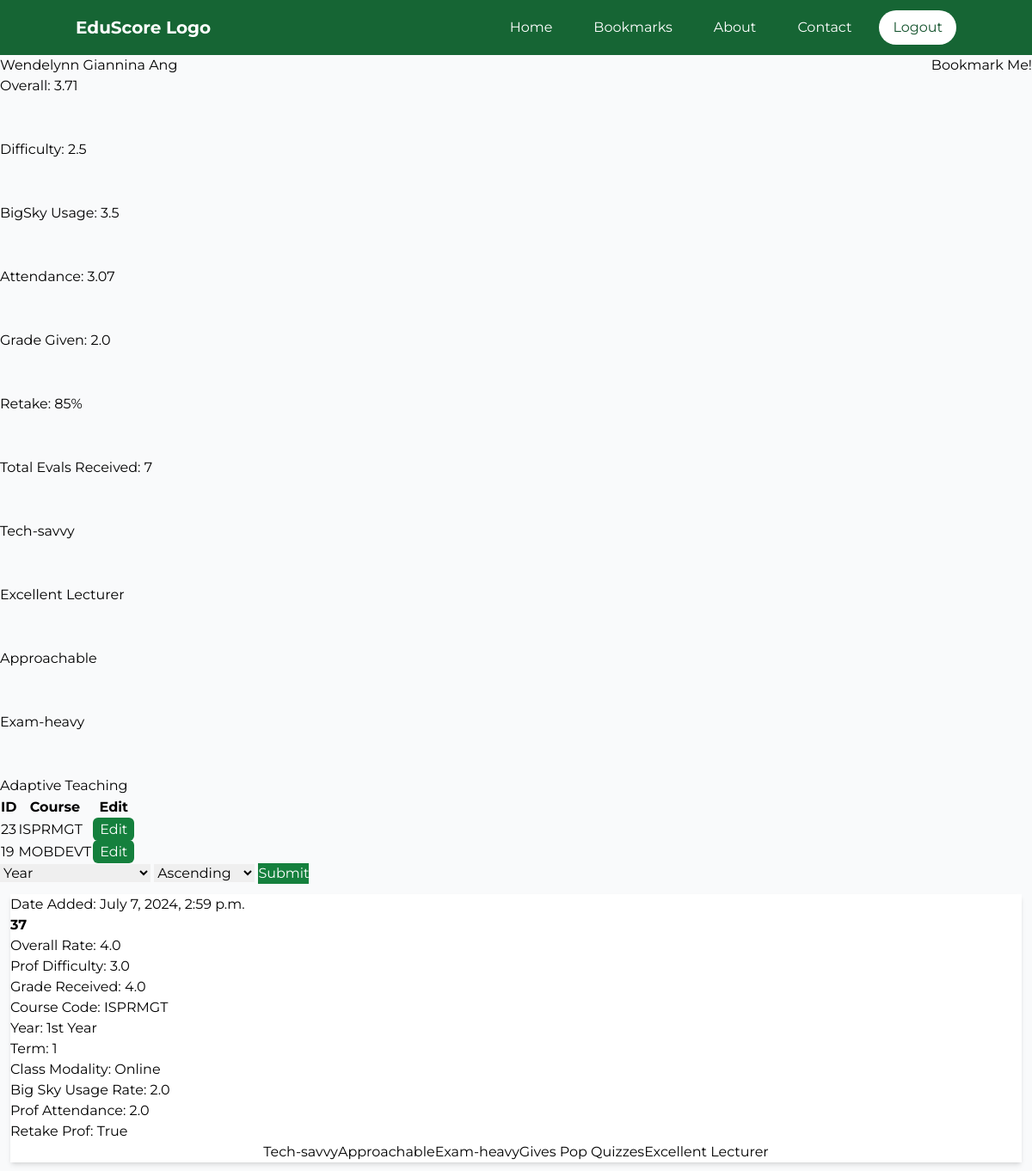
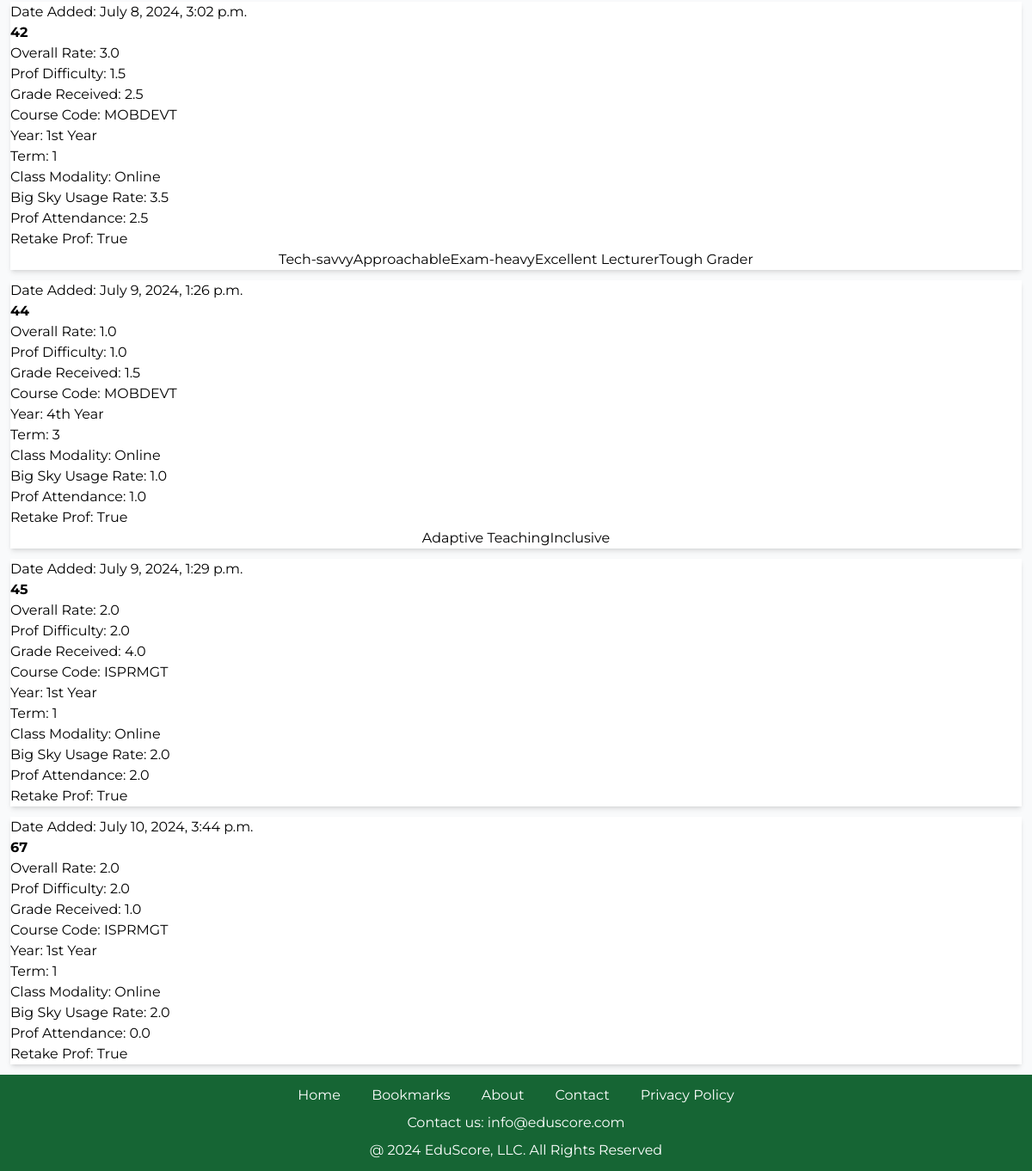
The app's page /teacher/2 (signed in), older data (2 pictures, top to bottom).
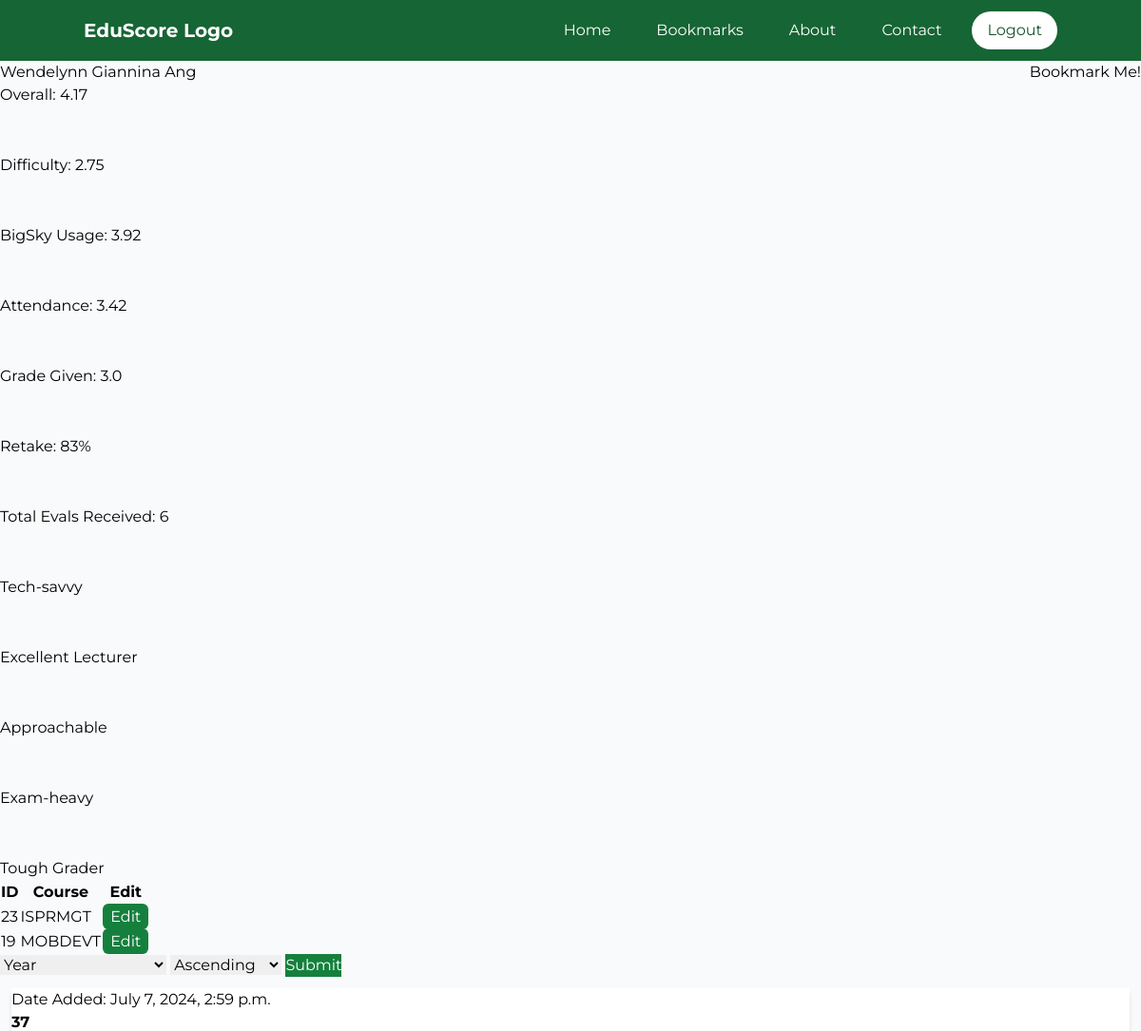
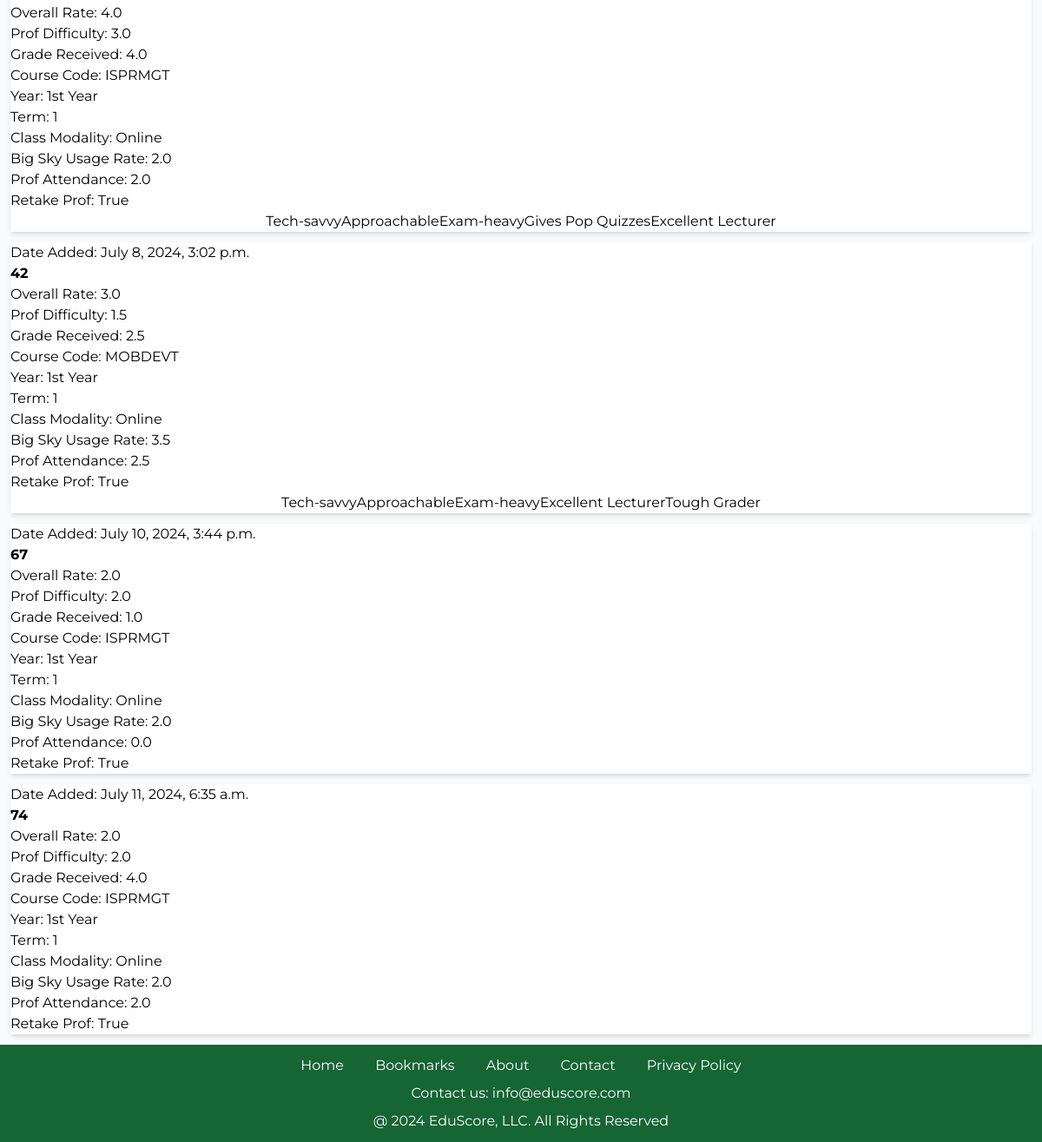
The same page, newer data (2 pictures, top to bottom).
### EvalSys/models.py (models this page shows, shortened)
class TagTB(models.Model):
    TagName = models.CharField(max_length=100, null=False, blank=False)
    isHidden = models.BooleanField(null=False, blank=False)

class EvaluationTB(models.Model):
    UserID = models.ForeignKey(User, on_delete=models.CASCADE)
    TeacherID = models.ForeignKey(TeacherTB, on_delete=models.CASCADE)
    CourseID = models.ForeignKey(CourseTB, on_delete=models.CASCADE)
    Year = models.CharField(max_length=50, null=False, blank=False)
    Term = models.IntegerField(null=False, blank=False)
    ClassModality = models.CharField(max_length=50, null=False, blank=False)
    OverallProfRate = models.FloatField(null=False, blank=False)
    ProfDifficulty = models.FloatField(null=False, blank=False)
    RetakeProf = models.BooleanField(null=False, blank=False)
    BigSkyUsageRate = models.FloatField(null=False, blank=False)
    ProfAttendance = models.FloatField(null=False, blank=False)
    GradeReceived = models.FloatField(null=True, blank=True)
    DateAdded = models.DateTimeField(default=timezone.now)
    class Meta:
        unique_together = ('UserID', 'TeacherID', 'CourseID')

class CourseTB(models.Model):
    CourseCode = models.CharField(unique=True, max_length=50, null=False, blank=False)
    CourseName = models.CharField(max_length=100, null=False, blank=False)
    Description = models.TextField(null=True, blank=True)

class Evaluation_TagTB(models.Model):
    EvaluationID = models.ForeignKey(EvaluationTB, on_delete=models.CASCADE)
    TagID = models.ForeignKey(TagTB, on_delete=models.CASCADE)
    class Meta:
        unique_together = ('EvaluationID', 'TagID')

### EvalSys/views.py (the view, shortened to what this page needs)
# urls.py: path('teacher/<teacher_id>', views.TeacherInfo, name='TeacherInfo'),
@login_required(login_url='UserLogin')
def TeacherInfo(request, teacher_id):
    user = request.user
    TeacherRec = TeacherTB.objects.get(pk=teacher_id)
    TCourseRecs = Teacher_CourseTB.objects.filter(TeacherID=teacher_id)
    EvalRecs = EvaluationTB.objects.filter(TeacherID=teacher_id, UserID=user.id)
    try:
        Teacher_BookmarkTB.objects.get(TeacherID=teacher_id, UserID=user.id)
        isMark = True
    except:
        isMark = False
    showAdd = False
    showEdit = False
    if len(EvalRecs) > 0: showEdit = True
    if len(TCourseRecs) != len(EvalRecs): showAdd = True
    AllEvalRecs = EvaluationTB.objects.filter(TeacherID=teacher_id).aggregate(
        Average_Rate=Round(Avg('OverallProfRate', default=0), 2),
        Average_Difficulty=Round(Avg('ProfDifficulty', default=0), 2),
        Average_BSUsage=Round(Avg('BigSkyUsageRate', default=0), 2),
        Average_Attendance=Round(Avg('ProfAttendance', default=0), 2),
        Average_Grades=Round(Avg('GradeReceived', default=0))
    )
    Average_Retake = 0
    Total_WillRetake = EvaluationTB.objects.filter(TeacherID=teacher_id, RetakeProf=True).count()
    TotalNumEvals = EvaluationTB.objects.filter(TeacherID=teacher_id).count()
    if TotalNumEvals > 0:
        Average_Retake = int((Total_WillRetake/TotalNumEvals)*100)
    AllTagsGotten = (Evaluation_TagTB.objects.filter(EvaluationID__TeacherID_id=teacher_id)
                     .values('TagID__TagName').annotate(count=Count('TagID__TagName')).order_by('-count')[:5])
    AllStudentEvals = EvaluationTB.objects.filter(TeacherID=teacher_id).exclude(UserID=user.id)
    AllEvalTags = Evaluation_TagTB.objects.filter(EvaluationID__TeacherID=teacher_id).exclude(EvaluationID__UserID=user.id).order_by()
    return render(request, 'teacherInfo.html', {
        'prof': TeacherRec,
        'Courses': TCourseRecs,
        'Evals': EvalRecs,
        'showAdd': showAdd,
        'showEdit': showEdit,
        'Mark': isMark,
        'AllEvalRecs': AllEvalRecs,
        'TotalNumEvals': TotalNumEvals,
        'Average_Retake': Average_Retake,
        'TopTagRecs': AllTagsGotten,
        'AllStudentEvals': AllStudentEvals,
        'AllEvalTags': AllEvalTags})

### templates/teacherInfo.html (shortened to what this page needs)
{% extends 'temp_2.html' %}
{% block content %}
    <div>
        <div class="flex justify-between space-x-3">
            <p>{{ prof.FirstName }} {{ prof.LastName }}</p>
            {% if Mark == False %}
                <div>
                    <a href="{% url 'AddBM' prof.id %}">Bookmark Me!</a>
                </div>
            {% else %}
                <div>
                    <a href="{% url 'DelBM' prof.id %}">Remove Bookmark</a>
                </div>
            {% endif %}
        </div>
        <div class="space-y-[50px]">
            <p>Overall: {{ AllEvalRecs.Average_Rate }}</p>
            <p>Difficulty: {{ AllEvalRecs.Average_Difficulty }}</p>
            <p>BigSky Usage: {{ AllEvalRecs.Average_BSUsage }}</p>
            <p>Attendance: {{ AllEvalRecs.Average_Attendance }}</p>
            <p>Grade Given: {{ AllEvalRecs.Average_Grades }}</p>
            <p>Retake: {{ Average_Retake }}%</p>
            <p>Total Evals Received: {{ TotalNumEvals }}</p>
            {% for item in TopTagRecs %}
                <p>{{ item.TagID__TagName }}</p>
            {% endfor %}
        </div>
        {% if showEdit == True %}
            <table>
                <tr>
                    <th>ID</th>
                    <th>Course</th>
                    <th>Edit</th>
                </tr>
                {% for record in Evals %}
                    <tr>
                        <td>{{ record.id }}</td>
                        <td>{{ record.CourseID.CourseCode }}</td>
                        <td>
                            <a class="px-2 py-1 rounded-md bg-green-700 text-white" href="{% url 'EditEval' record.id %}">Edit</a>
                        </td>
                    </tr>
                {% endfor %}
            </table>
        {% endif %}
    </div>
    <div>
        <form action="{% url 'TeacherInfo' prof.id %}" method="POST">
            <select name="Type" id="Type">
                <option value="Year">Year</option>
            </select>
            <select name="Arrange" id="Arrange">
                <option value="Asc">Ascending</option>
            </select>
            <button type="submit" class="bg-green-700 text-white">Submit</button>
        </form>
    </div>
    <div class="">
        {% for eval in AllStudentEvals %}
            <div class="bg-white shadow-md m-3">
                <p>Date Added: {{ eval.DateAdded }}</p>
                <p class="font-bold">{{ eval.id }}</p>
                <p>Overall Rate: {{ eval.OverallProfRate }}</p>
                <p>Prof Difficulty: {{ eval.ProfDifficulty }}</p>
                <p>Grade Received: {{ eval.GradeReceived }}</p>
                <p>Course Code: {{ eval.CourseID.CourseCode }}</p>
                <p>Year: {{eval.Year }}</p>
                <p>Term: {{ eval.Term }}</p>
                <p>Class Modality: {{ eval.ClassModality }}</p>
                <p>Big Sky Usage Rate: {{ eval.BigSkyUsageRate }}</p>
                <p>Prof Attendance: {{ eval.ProfAttendance }}</p>
                <p>Retake Prof: {{ eval.RetakeProf }}</p>
                <div class="flex justify-center">
                   {% for tag in AllEvalTags %}
                        {% if tag.EvaluationID.id == eval.id %}
                            <p>{{ tag.TagID.TagName }}</p>
                        {% endif %}
                    {% endfor %}
                </div>
            </div>
        {% endfor %}
    </div>
{% endblock %}

Row changes from the older to the newer data that the page shows:
no longer on this page (row unchanged): TagTB: TagID__TagName "Adaptive Teaching"
removed EvaluationTB: DateAdded "July 9, 2024, 1:26 p.m.", id "44", OverallProfRate "1.0", ProfDifficulty "1.0", GradeReceived "1.5", CourseID.CourseCode "MOBDEVT", Year "4th Year", Term "3", ClassModality "Online", BigSkyUsageRate "1.0", ProfAttendance "1.0", RetakeProf "True"
removed Evaluation_TagTB: TagID.TagName "Adaptive Teaching", shown under "July 9, 2024, 1:26 p.m."
removed Evaluation_TagTB: TagID.TagName "Inclusive", shown under "July 9, 2024, 1:26 p.m."
removed EvaluationTB: DateAdded "July 9, 2024, 1:29 p.m.", id "45", OverallProfRate "2.0", ProfDifficulty "2.0", GradeReceived "4.0", CourseID.CourseCode "ISPRMGT", Year "1st Year", Term "1", ClassModality "Online", BigSkyUsageRate "2.0", ProfAttendance "2.0", RetakeProf "True"
now on this page (row unchanged): TagTB: TagID__TagName "Tough Grader"
added EvaluationTB: DateAdded "July 11, 2024, 6:35 a.m.", id "74", OverallProfRate "2.0", ProfDifficulty "2.0", GradeReceived "4.0", CourseID.CourseCode "ISPRMGT", Year "1st Year", Term "1", ClassModality "Online", BigSkyUsageRate "2.0", ProfAttendance "2.0", RetakeProf "True"
Text that changed along with them:
{{ AllEvalRecs.Average_Rate }}: "3.71" → "4.17"
{{ AllEvalRecs.Average_Difficulty }}: "2.5" → "2.75"
{{ AllEvalRecs.Average_BSUsage }}: "3.5" → "3.92"
{{ AllEvalRecs.Average_Attendance }}: "3.07" → "3.42"
{{ AllEvalRecs.Average_Grades }}: "2.0" → "3.0"
{{ Average_Retake }}: "85" → "83"
{{ TotalNumEvals }}: "7" → "6"
